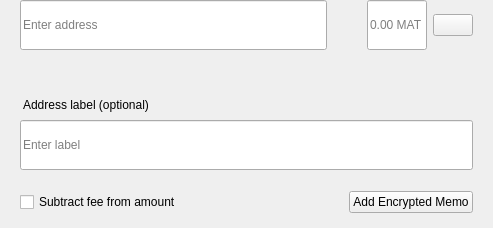
<?xml version="1.0" encoding="UTF-8"?>
<ui version="4.0">
 <class>SendMultiRow</class>
 <widget class="QWidget" name="SendMultiRow">
  <property name="geometry">
   <rect>
    <x>0</x>
    <y>0</y>
    <width>493</width>
    <height>228</height>
   </rect>
  </property>
  <property name="minimumSize">
   <size>
    <width>0</width>
    <height>0</height>
   </size>
  </property>
  <property name="maximumSize">
   <size>
    <width>16777215</width>
    <height>16777215</height>
   </size>
  </property>
  <property name="windowTitle">
   <string notr="true">N/A</string>
  </property>
  <layout class="QVBoxLayout" name="verticalLayout_3">
   <property name="spacing">
    <number>0</number>
   </property>
   <property name="leftMargin">
    <number>0</number>
   </property>
   <property name="topMargin">
    <number>0</number>
   </property>
   <property name="rightMargin">
    <number>20</number>
   </property>
   <property name="bottomMargin">
    <number>5</number>
   </property>
   <item alignment="Qt::AlignTop">
    <widget class="QWidget" name="widget" native="true">
     <property name="sizePolicy">
      <sizepolicy hsizetype="Expanding" vsizetype="Maximum">
       <horstretch>0</horstretch>
       <verstretch>0</verstretch>
      </sizepolicy>
     </property>
     <property name="minimumSize">
      <size>
       <width>0</width>
       <height>60</height>
      </size>
     </property>
     <property name="maximumSize">
      <size>
       <width>16777215</width>
       <height>85</height>
      </size>
     </property>
     <layout class="QHBoxLayout" name="horizontalLayout" stretch="6,0,2">
      <property name="spacing">
       <number>0</number>
      </property>
      <property name="leftMargin">
       <number>8</number>
      </property>
      <property name="topMargin">
       <number>0</number>
      </property>
      <property name="rightMargin">
       <number>0</number>
      </property>
      <property name="bottomMargin">
       <number>0</number>
      </property>
      <item alignment="Qt::AlignTop">
       <widget class="QStackedWidget" name="stackedAddress">
        <property name="minimumSize">
         <size>
          <width>0</width>
          <height>50</height>
         </size>
        </property>
        <property name="maximumSize">
         <size>
          <width>16777215</width>
          <height>50</height>
         </size>
        </property>
        <widget class="QWidget" name="page_4">
         <property name="sizePolicy">
          <sizepolicy hsizetype="Expanding" vsizetype="Preferred">
           <horstretch>0</horstretch>
           <verstretch>0</verstretch>
          </sizepolicy>
         </property>
         <property name="minimumSize">
          <size>
           <width>0</width>
           <height>50</height>
          </size>
         </property>
         <property name="maximumSize">
          <size>
           <width>16777215</width>
           <height>55</height>
          </size>
         </property>
         <layout class="QVBoxLayout" name="verticalLayout_7">
          <property name="spacing">
           <number>0</number>
          </property>
          <property name="leftMargin">
           <number>12</number>
          </property>
          <property name="topMargin">
           <number>0</number>
          </property>
          <property name="rightMargin">
           <number>0</number>
          </property>
          <property name="bottomMargin">
           <number>0</number>
          </property>
          <item>
           <widget class="QLineEdit" name="lineEditAddress">
            <property name="minimumSize">
             <size>
              <width>0</width>
              <height>50</height>
             </size>
            </property>
            <property name="maximumSize">
             <size>
              <width>16777215</width>
              <height>50</height>
             </size>
            </property>
            <property name="placeholderText">
             <string>Enter address</string>
            </property>
           </widget>
          </item>
         </layout>
        </widget>
        <widget class="QWidget" name="page_3"/>
       </widget>
      </item>
      <item>
       <spacer name="horizontalSpacer_3">
        <property name="orientation">
         <enum>Qt::Horizontal</enum>
        </property>
        <property name="sizeType">
         <enum>QSizePolicy::Fixed</enum>
        </property>
        <property name="sizeHint" stdset="0">
         <size>
          <width>40</width>
          <height>20</height>
         </size>
        </property>
       </spacer>
      </item>
      <item>
       <layout class="QHBoxLayout" name="horizontalLayout_2">
        <property name="spacing">
         <number>6</number>
        </property>
        <item alignment="Qt::AlignTop">
         <widget class="QLineEdit" name="lineEditAmount">
          <property name="sizePolicy">
           <sizepolicy hsizetype="Expanding" vsizetype="Preferred">
            <horstretch>0</horstretch>
            <verstretch>0</verstretch>
           </sizepolicy>
          </property>
          <property name="minimumSize">
           <size>
            <width>0</width>
            <height>50</height>
           </size>
          </property>
          <property name="maximumSize">
           <size>
            <width>16777215</width>
            <height>50</height>
           </size>
          </property>
          <property name="maxLength">
           <number>17</number>
          </property>
          <property name="alignment">
           <set>Qt::AlignLeading|Qt::AlignLeft|Qt::AlignVCenter</set>
          </property>
          <property name="placeholderText">
           <string notr="true">0.00 MAT</string>
          </property>
         </widget>
        </item>
        <item>
         <layout class="QVBoxLayout" name="verticalLayout">
          <property name="topMargin">
           <number>14</number>
          </property>
          <property name="bottomMargin">
           <number>0</number>
          </property>
          <item alignment="Qt::AlignTop">
           <widget class="QPushButton" name="btnMenu">
            <property name="minimumSize">
             <size>
              <width>0</width>
              <height>0</height>
             </size>
            </property>
            <property name="maximumSize">
             <size>
              <width>16777215</width>
              <height>16777215</height>
             </size>
            </property>
            <property name="focusPolicy">
             <enum>Qt::NoFocus</enum>
            </property>
            <property name="text">
             <string/>
            </property>
           </widget>
          </item>
         </layout>
        </item>
       </layout>
      </item>
     </layout>
    </widget>
   </item>
   <item>
    <widget class="QWidget" name="layoutLabel" native="true">
     <property name="minimumSize">
      <size>
       <width>0</width>
       <height>0</height>
      </size>
     </property>
     <property name="maximumSize">
      <size>
       <width>16777215</width>
       <height>16777215</height>
      </size>
     </property>
     <layout class="QVBoxLayout" name="verticalLayout_9">
      <property name="spacing">
       <number>6</number>
      </property>
      <property name="leftMargin">
       <number>20</number>
      </property>
      <property name="topMargin">
       <number>0</number>
      </property>
      <property name="rightMargin">
       <number>0</number>
      </property>
      <property name="bottomMargin">
       <number>10</number>
      </property>
      <item>
       <spacer name="verticalSpacer">
        <property name="orientation">
         <enum>Qt::Vertical</enum>
        </property>
        <property name="sizeType">
         <enum>QSizePolicy::Fixed</enum>
        </property>
        <property name="sizeHint" stdset="0">
         <size>
          <width>20</width>
          <height>20</height>
         </size>
        </property>
       </spacer>
      </item>
      <item>
       <widget class="QLabel" name="labelSubtitleDescription">
        <property name="styleSheet">
         <string notr="true">margin-bottom:2px;
margin-left:0.05px;
padding:0px;</string>
        </property>
        <property name="text">
         <string>Address label (optional)</string>
        </property>
       </widget>
      </item>
      <item>
       <widget class="QLineEdit" name="lineEditDescription">
        <property name="minimumSize">
         <size>
          <width>0</width>
          <height>50</height>
         </size>
        </property>
        <property name="maximumSize">
         <size>
          <width>16777215</width>
          <height>50</height>
         </size>
        </property>
        <property name="placeholderText">
         <string>Enter label</string>
        </property>
       </widget>
      </item>
      <item>
       <spacer name="verticalSpacer_2">
        <property name="orientation">
         <enum>Qt::Vertical</enum>
        </property>
        <property name="sizeType">
         <enum>QSizePolicy::Fixed</enum>
        </property>
        <property name="sizeHint" stdset="0">
         <size>
          <width>20</width>
          <height>15</height>
         </size>
        </property>
       </spacer>
      </item>
      <item>
       <widget class="QWidget" name="containerMemo" native="true">
        <layout class="QHBoxLayout" name="horizontalLayout_5">
         <property name="leftMargin">
          <number>0</number>
         </property>
         <property name="topMargin">
          <number>0</number>
         </property>
         <property name="rightMargin">
          <number>0</number>
         </property>
         <property name="bottomMargin">
          <number>0</number>
         </property>
         <item>
          <widget class="QCheckBox" name="checkboxSubtractFeeFromAmount">
           <property name="toolTip">
            <string>The fee will be deducted from the amount being sent. The recipient will receive less MAT than you enter in the amount field. If multiple recipients are selected, the fee is split equally.</string>
           </property>
           <property name="text">
            <string>Subtract fee from amount</string>
           </property>
          </widget>
         </item>
         <item>
          <spacer name="horizontalSpacer">
           <property name="orientation">
            <enum>Qt::Horizontal</enum>
           </property>
           <property name="sizeHint" stdset="0">
            <size>
             <width>40</width>
             <height>20</height>
            </size>
           </property>
          </spacer>
         </item>
         <item>
          <widget class="QPushButton" name="btnAddMemo">
           <property name="text">
            <string notr="true">Add Encrypted Memo</string>
           </property>
          </widget>
         </item>
        </layout>
       </widget>
      </item>
     </layout>
    </widget>
   </item>
  </layout>
 </widget>
 <resources/>
 <connections/>
</ui>
